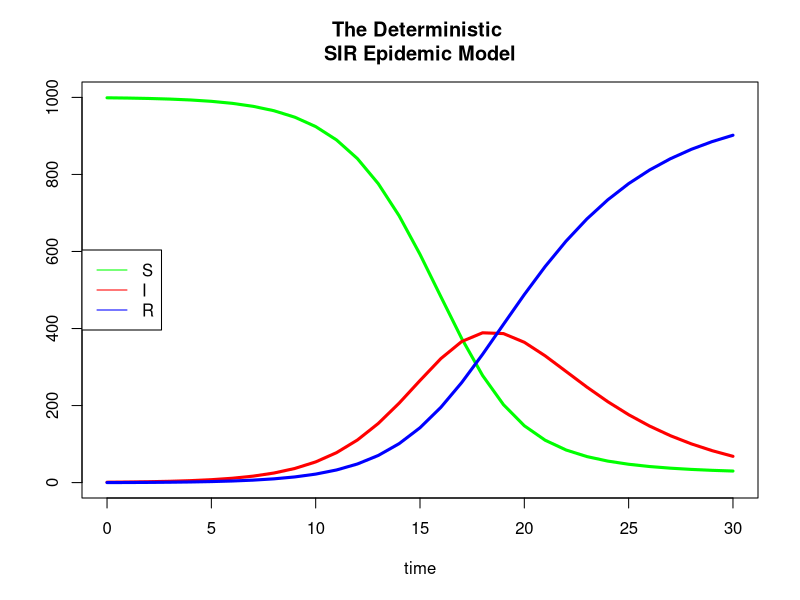

Generate this figure with R:
N<- 1000
beta<- 0.7
gamma<- 0.2
S<- c()
I<- c()
R<- c()

S[1]<- N-1
I[1]<- 1
R[1]<- 0

for (j in 1:30) {
   S[j+1]<- S[j]-beta*S[j]*I[j]/N
   I[j+1]<- I[j]+beta*S[j]*I[j]/N-gamma*I[j]
   R[j+1]<- R[j]+gamma*I[j]
}

time<- 0:30
plot(time,S, type="l", lty=1, lwd=3, main="The Deterministic 
SIR Epidemic Model", ylim=c(0,N), col="green",ylab="")
lines(time,I,lwd=3, col="red")
lines(time,R,lwd=3, col="blue")
legend("left", c("S","I","R"), lty=1, col=c("green","red","blue"))

  
